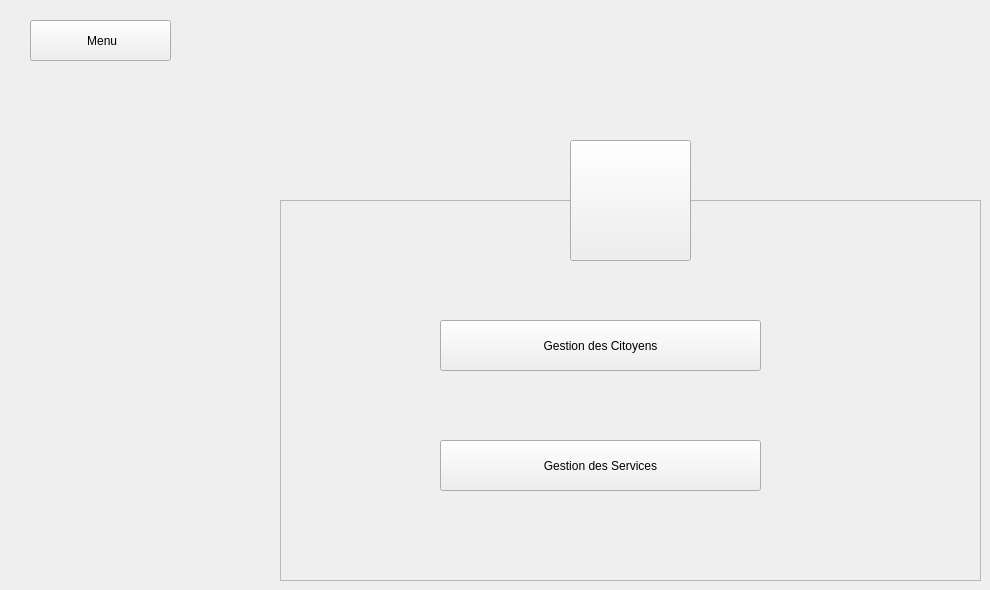
      <widget class="QWidget" name="Gestions_2">
       <widget class="QPushButton" name="B_BackToMenu_2">
        <property name="geometry">
         <rect>
          <x>30</x>
          <y>20</y>
          <width>141</width>
          <height>41</height>
         </rect>
        </property>
        <property name="text">
         <string> Menu</string>
        </property>
        <property name="icon">
         <iconset>
          <normaloff>:/Ressources/image/back-arrow.png</normaloff>:/Ressources/image/back-arrow.png</iconset>
        </property>
       </widget>
       <widget class="QFrame" name="frame_11">
        <property name="geometry">
         <rect>
          <x>280</x>
          <y>200</y>
          <width>701</width>
          <height>381</height>
         </rect>
        </property>
        <property name="styleSheet">
         <string notr="true"/>
        </property>
        <property name="frameShape">
         <enum>QFrame::StyledPanel</enum>
        </property>
        <property name="frameShadow">
         <enum>QFrame::Raised</enum>
        </property>
        <widget class="QPushButton" name="B_GestionCitoyen_2">
         <property name="geometry">
          <rect>
           <x>160</x>
           <y>120</y>
           <width>321</width>
           <height>51</height>
          </rect>
         </property>
         <property name="text">
          <string>Gestion des Citoyens</string>
         </property>
        </widget>
        <widget class="QPushButton" name="B_GestioService_2">
         <property name="geometry">
          <rect>
           <x>160</x>
           <y>240</y>
           <width>321</width>
           <height>51</height>
          </rect>
         </property>
         <property name="styleSheet">
          <string notr="true"/>
         </property>
         <property name="text">
          <string>Gestion des Services</string>
         </property>
        </widget>
        <widget class="QToolButton" name="toolButton_16">
         <property name="geometry">
          <rect>
           <x>490</x>
           <y>112</y>
           <width>61</width>
           <height>61</height>
          </rect>
         </property>
         <property name="styleSheet">
          <string notr="true">border-radius:30px;</string>
         </property>
         <property name="text">
          <string/>
         </property>
         <property name="icon">
          <iconset>
           <normaloff>:/Ressources/image/systeme-de-population.png</normaloff>:/Ressources/image/systeme-de-population.png</iconset>
         </property>
         <property name="iconSize">
          <size>
           <width>30</width>
           <height>30</height>
          </size>
         </property>
        </widget>
        <widget class="QToolButton" name="toolButton_17">
         <property name="geometry">
          <rect>
           <x>490</x>
           <y>235</y>
           <width>61</width>
           <height>61</height>
          </rect>
         </property>
         <property name="styleSheet">
          <string notr="true">border-radius:30px;</string>
         </property>
         <property name="text">
          <string/>
         </property>
         <property name="icon">
          <iconset>
           <normaloff>:/Ressources/image/support.png</normaloff>:/Ressources/image/support.png</iconset>
         </property>
         <property name="iconSize">
          <size>
           <width>30</width>
           <height>30</height>
          </size>
         </property>
        </widget>
       </widget>
       <widget class="QToolButton" name="toolButton_18">
        <property name="geometry">
         <rect>
          <x>570</x>
          <y>140</y>
          <width>121</width>
          <height>121</height>
         </rect>
        </property>
        <property name="focusPolicy">
         <enum>Qt::TabFocus</enum>
        </property>
        <property name="text">
         <string/>
        </property>
        <property name="icon">
         <iconset>
          <normaloff>:/Ressources/image/icon.png</normaloff>:/Ressources/image/icon.png</iconset>
        </property>
        <property name="iconSize">
         <size>
          <width>62</width>
          <height>62</height>
         </size>
        </property>
       </widget>
      </widget>
